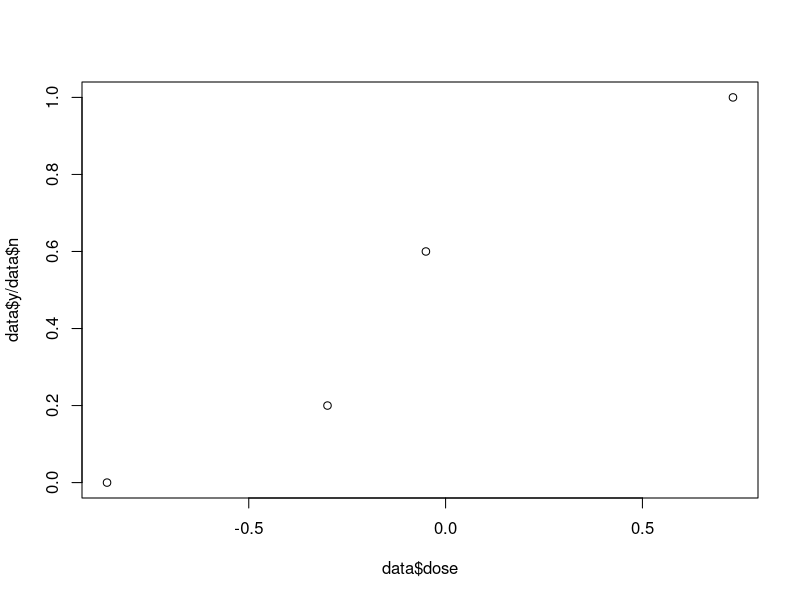
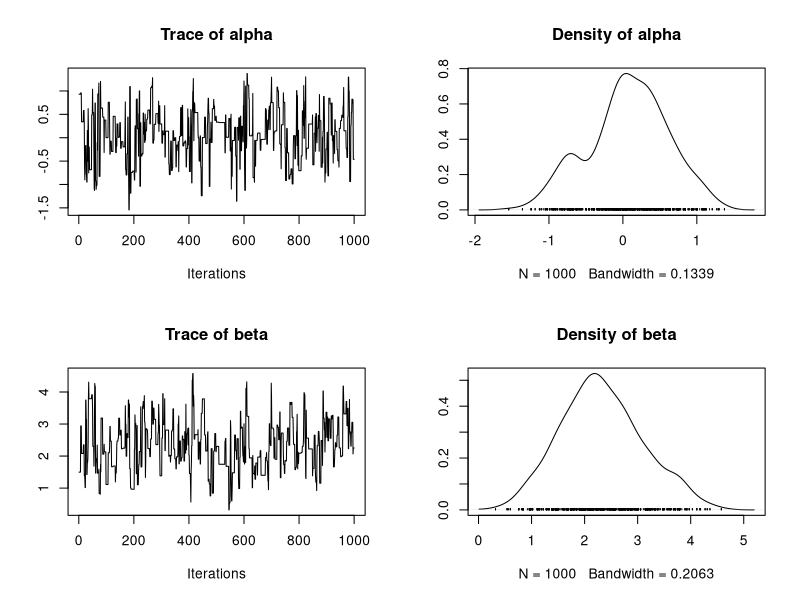
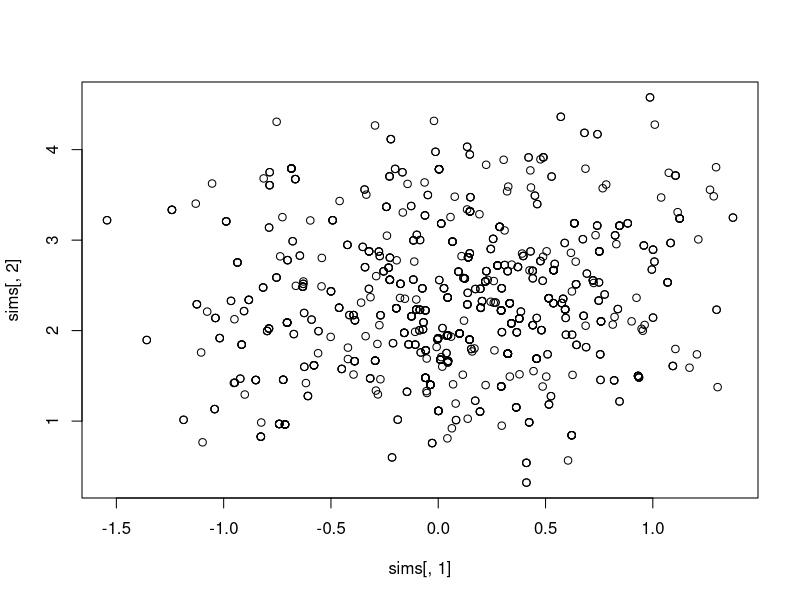

Write R code to recreate these figures, in order.
library('mvtnorm')
library('coda')
library('posterior')


data <- data.frame(dose = c(-.86, -.3, -.05, .73),
                   n = c(5, 5, 5, 5), 
                   y = c(0, 1, 3, 5))

plot(data$dose, data$y / data$n)

## model: y[i] ~ Binom(n[i], inv-logit(alpha + beta*dose[i]))

## components of prior
prior <- list(
  m_a = 0.0, # alpha ~ Normal(m_a, v_a)
  v_a = 3.0,
  m_b = 1.0, # beta ~ Normal(m_b, v_b)
  v_b = 1.0
)

## log likelihood
llik <- function(y, n_vec, x, alpha, beta) {
  abx <- alpha + beta*x
  sum(y*(abx)) - sum(n_vec*log(1.0 + exp(abx)))
}

llik(y = data$y, n_vec = data$n, x = data$dose, alpha = 0.0, beta = 1.0)

## log of joint posterior density (unnormalized)
logjoint <- function(par, data, prior) {
  llik(y = data$y, n_vec = data$n, x = data$dose, alpha = par[1], beta = par[2]) + 
    dnorm(par[1], mean = prior$m_a, sd = sqrt(prior$v_a), log = TRUE) + 
    dnorm(par[2], mean = prior$m_b, sd = sqrt(prior$v_b), log = TRUE)
}

## log full conditional for alpha (unnormalized)
logfc_alpha <- function(alpha, state, data, prior) {
  llik(y = data$y, n_vec = data$n, x = data$dose, alpha = alpha, beta = state$beta) + 
    dnorm(alpha, mean = prior$m_a, sd = sqrt(prior$v_a), log = TRUE)
}

## log full conditional for beta (unnormalized)
logfc_beta <- function(beta, state, data, prior) {
  llik(y = data$y, n_vec = data$n, x = data$dose, alpha = state$alpha, beta = beta) + 
    dnorm(beta, mean = prior$m_b, sd = sqrt(prior$v_b), log = TRUE)
}

## to modify...
rw_mvnorm_MetHast <- function(logtarget, par_old, cand_Sig, data, prior) {
  
  ## draw candidate
  par_cand <- rmvnorm(1, mean = par_old, sigma = cand_Sig)
  
  ## compute acceptance prob
  lalpha <- logtarget(par_cand, data = data, prior = prior) - 
    logtarget(par_old, data = data, prior = prior) + 
    dmvnorm(par_old, mean = par_cand, sigma = cand_Sig, log = TRUE) - 
    dmvnorm(par_cand, mean = par_old, sigma = cand_Sig, log = TRUE)
  
  ## decision
  if (log(runif(1)) < lalpha) { # simulate event with probability min(1, alpha)
    par_out <- par_cand
    accept <- TRUE
  } else {
    par_out <- par_old
    accept <- FALSE
  }
  
  list(par = par_out, accept = accept)
}

n_iter = 1000
state <- list(alpha = 1, beta = 1)
sims <- matrix(NA, ncol = length(state), nrow = n_iter) 
colnames(sims) <- names(state)
accepts <- numeric(n_iter)
cand_Sig <- diag(1, 2)

for (i in 1:n_iter) {
  tmp <- rw_mvnorm_MetHast(logtarget = logjoint, par_old = unlist(state), cand_Sig = cand_Sig, data = data, prior = prior)
  state$alpha <- tmp$par[1]
  state$beta <- tmp$par[2]

  accepts[i] <- tmp$accept

  sims[i, "alpha"] <- state$alpha
  sims[i, "beta"] <- state$beta
}


plot(as.mcmc(sims))

mean(accepts)

plot(sims[, 1], sims[, 2])
cov(sims)
cand_Sig <- 5 * cov(sims)

ess_mean(sims[, 1])
ess_mean(sims[, 2])
